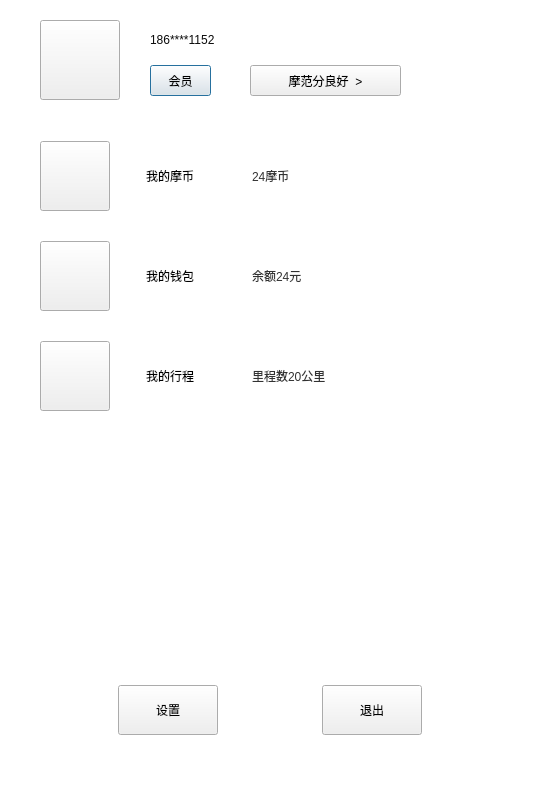
<?xml version="1.0" encoding="UTF-8"?>
<ui version="4.0">
 <class>UserDialog</class>
 <widget class="QDialog" name="UserDialog">
  <property name="geometry">
   <rect>
    <x>0</x>
    <y>0</y>
    <width>550</width>
    <height>800</height>
   </rect>
  </property>
  <property name="windowTitle">
   <string>用户中心</string>
  </property>
  <widget class="QLabel" name="backgroundLabel">
   <property name="geometry">
    <rect>
     <x>0</x>
     <y>0</y>
     <width>550</width>
     <height>800</height>
    </rect>
   </property>
   <property name="styleSheet">
    <string notr="true">background-color: rgb(255, 255, 255);</string>
   </property>
   <property name="text">
    <string/>
   </property>
  </widget>
  <widget class="QLabel" name="accountLabel">
   <property name="geometry">
    <rect>
     <x>150</x>
     <y>30</y>
     <width>281</width>
     <height>20</height>
    </rect>
   </property>
   <property name="styleSheet">
    <string notr="true">color: rgb(10, 10, 10);
font: 12pt &quot;黑体&quot;;</string>
   </property>
   <property name="text">
    <string>186****1152</string>
   </property>
  </widget>
  <widget class="QPushButton" name="memberButton">
   <property name="enabled">
    <bool>true</bool>
   </property>
   <property name="geometry">
    <rect>
     <x>150</x>
     <y>65</y>
     <width>61</width>
     <height>31</height>
    </rect>
   </property>
   <property name="styleSheet">
    <string notr="true">font: 75 11pt &quot;Adobe Arabic&quot;;</string>
   </property>
   <property name="text">
    <string>会员</string>
   </property>
   <property name="flat">
    <bool>false</bool>
   </property>
  </widget>
  <widget class="QPushButton" name="honorButton">
   <property name="enabled">
    <bool>true</bool>
   </property>
   <property name="geometry">
    <rect>
     <x>250</x>
     <y>65</y>
     <width>151</width>
     <height>31</height>
    </rect>
   </property>
   <property name="styleSheet">
    <string notr="true">font: 75 11pt &quot;Adobe Arabic&quot;;</string>
   </property>
   <property name="text">
    <string>摩范分良好  &gt;</string>
   </property>
   <property name="flat">
    <bool>false</bool>
   </property>
  </widget>
  <widget class="QWidget" name="horizontalLayoutWidget">
   <property name="geometry">
    <rect>
     <x>40</x>
     <y>140</y>
     <width>451</width>
     <height>72</height>
    </rect>
   </property>
   <layout class="QHBoxLayout" name="mobiLayout">
    <item>
     <widget class="QPushButton" name="mobiButton">
      <property name="minimumSize">
       <size>
        <width>0</width>
        <height>70</height>
       </size>
      </property>
      <property name="maximumSize">
       <size>
        <width>70</width>
        <height>70</height>
       </size>
      </property>
      <property name="text">
       <string/>
      </property>
     </widget>
    </item>
    <item>
     <spacer name="mobiSpacer">
      <property name="orientation">
       <enum>Qt::Horizontal</enum>
      </property>
      <property name="sizeType">
       <enum>QSizePolicy::Fixed</enum>
      </property>
      <property name="sizeHint" stdset="0">
       <size>
        <width>30</width>
        <height>15</height>
       </size>
      </property>
     </spacer>
    </item>
    <item>
     <widget class="QLabel" name="myMobi">
      <property name="maximumSize">
       <size>
        <width>100</width>
        <height>16777215</height>
       </size>
      </property>
      <property name="styleSheet">
       <string notr="true">color: rgb(0, 0, 0);
font: 12pt &quot;黑体&quot;;</string>
      </property>
      <property name="text">
       <string>我的摩币</string>
      </property>
     </widget>
    </item>
    <item>
     <widget class="QLabel" name="mobiLabel">
      <property name="styleSheet">
       <string notr="true">color: rgb(50, 50, 50);
font: 12pt &quot;新宋体&quot;;</string>
      </property>
      <property name="text">
       <string>24摩币</string>
      </property>
     </widget>
    </item>
   </layout>
   <zorder>myMobi</zorder>
   <zorder>mobiSpacer</zorder>
   <zorder>mobiButton</zorder>
   <zorder>mobiLabel</zorder>
  </widget>
  <widget class="QWidget" name="horizontalLayoutWidget_2">
   <property name="geometry">
    <rect>
     <x>60</x>
     <y>670</y>
     <width>421</width>
     <height>80</height>
    </rect>
   </property>
   <layout class="QHBoxLayout" name="configLayout">
    <item>
     <widget class="QPushButton" name="settingButton">
      <property name="maximumSize">
       <size>
        <width>100</width>
        <height>50</height>
       </size>
      </property>
      <property name="styleSheet">
       <string notr="true">color: rgb(0, 0, 0);
font: 12pt &quot;黑体&quot;;</string>
      </property>
      <property name="text">
       <string>设置</string>
      </property>
     </widget>
    </item>
    <item>
     <spacer name="horizontalSpacer">
      <property name="orientation">
       <enum>Qt::Horizontal</enum>
      </property>
      <property name="sizeType">
       <enum>QSizePolicy::Fixed</enum>
      </property>
      <property name="sizeHint" stdset="0">
       <size>
        <width>40</width>
        <height>20</height>
       </size>
      </property>
     </spacer>
    </item>
    <item>
     <widget class="QPushButton" name="logOffButton">
      <property name="maximumSize">
       <size>
        <width>100</width>
        <height>50</height>
       </size>
      </property>
      <property name="styleSheet">
       <string notr="true">color: rgb(0, 0, 0);
font: 12pt &quot;黑体&quot;;</string>
      </property>
      <property name="text">
       <string>退出</string>
      </property>
     </widget>
    </item>
   </layout>
  </widget>
  <widget class="QPushButton" name="userButton">
   <property name="enabled">
    <bool>true</bool>
   </property>
   <property name="geometry">
    <rect>
     <x>40</x>
     <y>20</y>
     <width>80</width>
     <height>80</height>
    </rect>
   </property>
   <property name="text">
    <string/>
   </property>
  </widget>
  <widget class="QWidget" name="horizontalLayoutWidget_3">
   <property name="geometry">
    <rect>
     <x>40</x>
     <y>240</y>
     <width>451</width>
     <height>72</height>
    </rect>
   </property>
   <layout class="QHBoxLayout" name="remainderLayout">
    <item>
     <widget class="QPushButton" name="remainderButton">
      <property name="minimumSize">
       <size>
        <width>70</width>
        <height>70</height>
       </size>
      </property>
      <property name="maximumSize">
       <size>
        <width>70</width>
        <height>70</height>
       </size>
      </property>
      <property name="text">
       <string/>
      </property>
     </widget>
    </item>
    <item>
     <spacer name="remainderSpacer">
      <property name="orientation">
       <enum>Qt::Horizontal</enum>
      </property>
      <property name="sizeType">
       <enum>QSizePolicy::Fixed</enum>
      </property>
      <property name="sizeHint" stdset="0">
       <size>
        <width>30</width>
        <height>15</height>
       </size>
      </property>
     </spacer>
    </item>
    <item>
     <widget class="QLabel" name="myRemainder">
      <property name="maximumSize">
       <size>
        <width>100</width>
        <height>16777215</height>
       </size>
      </property>
      <property name="styleSheet">
       <string notr="true">color: rgb(0, 0, 0);
font: 12pt &quot;黑体&quot;;</string>
      </property>
      <property name="text">
       <string>我的钱包</string>
      </property>
     </widget>
    </item>
    <item>
     <widget class="QLabel" name="remainderLabel">
      <property name="styleSheet">
       <string notr="true">color: rgb(50, 50, 50);
font: 12pt &quot;新宋体&quot;;</string>
      </property>
      <property name="text">
       <string>余额24元</string>
      </property>
     </widget>
    </item>
   </layout>
  </widget>
  <widget class="QWidget" name="horizontalLayoutWidget_4">
   <property name="geometry">
    <rect>
     <x>40</x>
     <y>340</y>
     <width>451</width>
     <height>72</height>
    </rect>
   </property>
   <layout class="QHBoxLayout" name="tripLayout">
    <item>
     <widget class="QPushButton" name="tripButton">
      <property name="minimumSize">
       <size>
        <width>70</width>
        <height>70</height>
       </size>
      </property>
      <property name="maximumSize">
       <size>
        <width>70</width>
        <height>70</height>
       </size>
      </property>
      <property name="text">
       <string/>
      </property>
     </widget>
    </item>
    <item>
     <spacer name="tripSpacer">
      <property name="orientation">
       <enum>Qt::Horizontal</enum>
      </property>
      <property name="sizeType">
       <enum>QSizePolicy::Fixed</enum>
      </property>
      <property name="sizeHint" stdset="0">
       <size>
        <width>30</width>
        <height>15</height>
       </size>
      </property>
     </spacer>
    </item>
    <item>
     <widget class="QLabel" name="myTrip">
      <property name="maximumSize">
       <size>
        <width>100</width>
        <height>16777215</height>
       </size>
      </property>
      <property name="styleSheet">
       <string notr="true">color: rgb(0, 0, 0);
font: 12pt &quot;黑体&quot;;</string>
      </property>
      <property name="text">
       <string>我的行程</string>
      </property>
     </widget>
    </item>
    <item>
     <widget class="QLabel" name="tripLabel">
      <property name="styleSheet">
       <string notr="true">color: rgb(50, 50, 50);
font: 12pt &quot;新宋体&quot;;</string>
      </property>
      <property name="text">
       <string>里程数20公里</string>
      </property>
     </widget>
    </item>
   </layout>
   <zorder>myTrip</zorder>
   <zorder>tripButton</zorder>
   <zorder>tripLabel</zorder>
  </widget>
  <zorder>backgroundLabel</zorder>
  <zorder>accountLabel</zorder>
  <zorder>memberButton</zorder>
  <zorder>honorButton</zorder>
  <zorder>horizontalLayoutWidget</zorder>
  <zorder>horizontalLayoutWidget_2</zorder>
  <zorder>horizontalLayoutWidget_3</zorder>
  <zorder>horizontalLayoutWidget_4</zorder>
  <zorder>userButton</zorder>
 </widget>
 <resources/>
 <connections/>
</ui>
